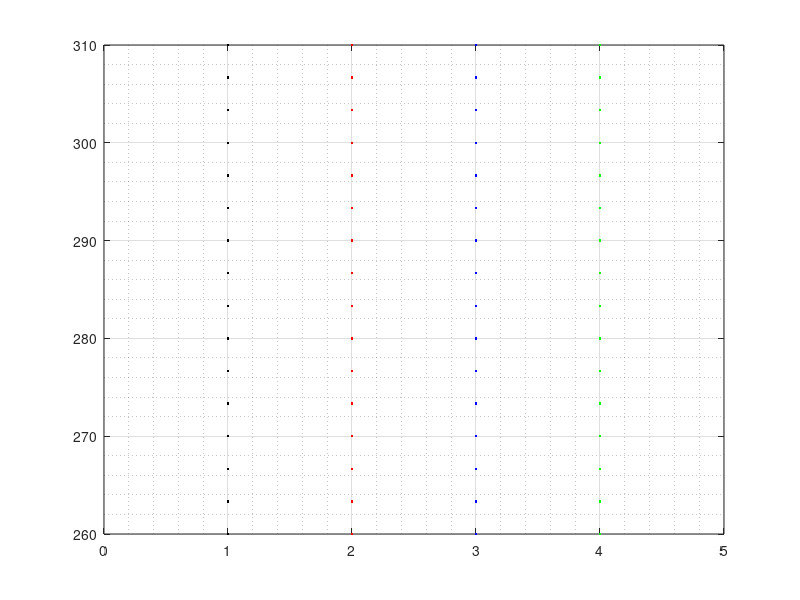

This figure's MATLAB source: (Note: this script raises an error after producing the figure.)
tic
clear, clc, close all
%% Defide bounds and critical variables
low=260;
high=310;
dim=4;
%population size
NP=linspace(low,high,dim*4);
one=ones(1,length(NP));
for z=1:dim-1
    NP=[NP;NP(1,:)];
end
NPstore=NP*1000;
N=1:1:dim;
%Crossover probability
CR=0.9;
%Differential Weight
F=0.8;
%Define functions
%number of parameters
a=zeros(dim,1);
b=zeros(dim,1);
c=zeros(dim,1);
s=10;
count=0;
cost2=1;
cost3=1;
T=[277 283 280 280];
%initial plot
    plot(one,NP(1,:),'k.',one*2,NP(2,:),'r.',one*3,NP(3,:),'b.',one*4,NP(4,:),'g.')
    xlim([0,dim+1]), ylim([low, high])
    grid on
    grid minor
    title(count, 'iterations')
    ylabel('Temperature (K)'), xlabel('Dimensions')
    legend('left', 'bottom' ,'right', 'top',Location='best')
    drawnow
%% Loops
% begine looping for set number of iterations
while cost2>0.01 || cost3>0.05 
    count=1+count;
    % Find agents and reset trigger variables
    x = randperm(length(NP),5);
    %Sweep all agents
    for k=1:length(x)
    %find a b c and rerun if values are the same
    NP2=NP;
    % exclude X from the a b c selection
    NP2(:,x(k))=[];
    % Select a number of a b c values and organize in arrays
        idx=randperm(length(NP2),dim*3);
        for l=1:dim
        r=l*3-2;
        a(l)=NP2(l,idx(r));
        r=l*3-1;
        b(l)=NP2(l,idx(r));
        r=l*3;
        c(l)=NP2(l,idx(r));
        end
    %select a random value between 0 and 1
        for i=1:dim
        r=rand(1);
    %set the value of the y candidate
    if r<CR || i==N(i)
        y(i)=a(i)+F.*(b(i)-c(i));
    else
        y(i)=NP(i,x(k));
    end
    % y=max(y,0);
        end
    %run the heat transfer code for the new value
    T1=Heat_transfer(y');
    %save new results
    K1=[T1(5,5),T1(18,15),T1(16,9),T1(8,16)];
    % calculate value of the cost function for each set
    new=(K1(1)-277)^2+(K1(2)-283)^2+(K1(3)-280)^2+(K1(4)-280)^2;
    old=(NPstore(1,x(k))-277)^2+(NPstore(2,x(k))-283)^2+(NPstore(3,x(k))-280)^2+(NPstore(4,x(k))-280)^2;
            if new<old
                NP(:,x(k))=y; NPstore(:,x(k))=K1;
            end
    end
    if count>500
        s=10;
        if count>1000
            s=10;
        end
    end
    if rem(count,s)==0
    plot(one,NP(1,:),'k.',one*2,NP(2,:),'r.',one*3,NP(3,:),'b.',one*4,NP(4,:),'m.')
    xlim([0,dim+1]), ylim([low, high])
    grid on
    grid minor
    title(count, 'Iterations')
    ylabel('Temperature (K)'), xlabel('Dimensions')
    legend('Left Boundary', 'Bottom Boundary' ,'Right Boundary', 'Top Boundary',Location='best')
    drawnow
    end
    cost2=mean((NPstore(1,:)-277).^2+(NPstore(2,:)-283).^2+(NPstore(3,:)-280).^2+(NPstore(4,:)-280).^2);
    cost3=mean(std(NP'));
    costlist(count)=cost2;
end
result=mean(NP,2)
%%%%%%%%%%%%%%%%%%%%%%%%%%%%%%%%%%%%%%%%%%%%%%%%%%%%%%%%%%%%%%%%%%%%%%%%%%%
%% Produce gif of final results
%% define simple constants
%define thermal diffusivity (edit based on material)
%aluminum
a=97; %mm^2/s 
alpha=a/1000^2; %m^2/s

%define area matrix, length, time parameters (cm per side)
s=20; %(edit based on area)

%edit based on persision
%delta_x %delta_y (m)
dx=0.01; dy=0.01;
%L_x %L_y (m)
Lx=0:0.01:(s-1)*dx; Ly=0:0.01:(s-1)*dy;
[X,Y]=meshgrid(Lx,Ly);
%delta_t (sec)
dt=0.1;

%% define initial and redefine Temperature, and heat source term
T2=ones(s+2)*273.15; %K
[P,Q]=size(T2);
T1=zeros(s+2);

%S=rand(s+2)*30;
S=zeros(s+2);%define S(heat source) array
S(12,3)=10;
k=0;

%% boundary conditions
%edges left bottom right top
bdry=result;
T2(:,1)=bdry(1); T2(1,:)=bdry(2); T2(:,end)=bdry(3); T2(end,:)=bdry(4);  

%% Define Loop
figure
while k<1200 %& abs(sum(T1,"all")-sum(T2,'all'))>0.1
    T1=T2; % set the 2 temp plots equal
       i=2:P-1; %sweep x axis
        j=2:Q-1; %sweep y axis
            %Impliment Explicit Eular Scheme
            T2(i,j)=T1(i,j)+alpha*dt*((T1(i+1,j)-2*T1(i,j)+T1(i-1,j))/dx^2+...
                (T1(i,j+1)-2*T1(i,j)+T1(i,j-1))/dy^2)+S(i,j)*dt; 
%increase tick
k=k+1;
% reimplement boundary conditions
T2(:,1)=bdry(1); T2(1,:)=bdry(2); T2(:,end)=bdry(3); T2(end,:)=bdry(4);
% Update plot
    if rem(k,10)==0
    contourf(Lx,Ly,T2(2:end-1,2:end-1),20)
    % surf(Lx,Ly,T2(2:end-1,2:end-1))
    title(k*dt,"(Sec)")
    c=colorbar;
    c.Label.String='Temperature (K)'; clim([min(bdry), max(bdry)]), xlabel('X (m)'); ylabel('Y (m)'); zlabel('T (K)');
    colormap jet
    hold on
    x=[0.05-0.02 0.15-0.02 0.09-0.02 0.16-0.02];
    y=[0.05-0.02 0.18-0.02 0.16-0.02 0.06];
    plot(x, y, 'k.', 'LineWidth', 2, 'MarkerSize', 20)
    drawnow
    end
end
figure 
count2=15:1:count;
loglog(count2,costlist(15:end)),xlabel('Iteration'), ylabel('Average cost function value')
title('Progress over iterations')
toc
